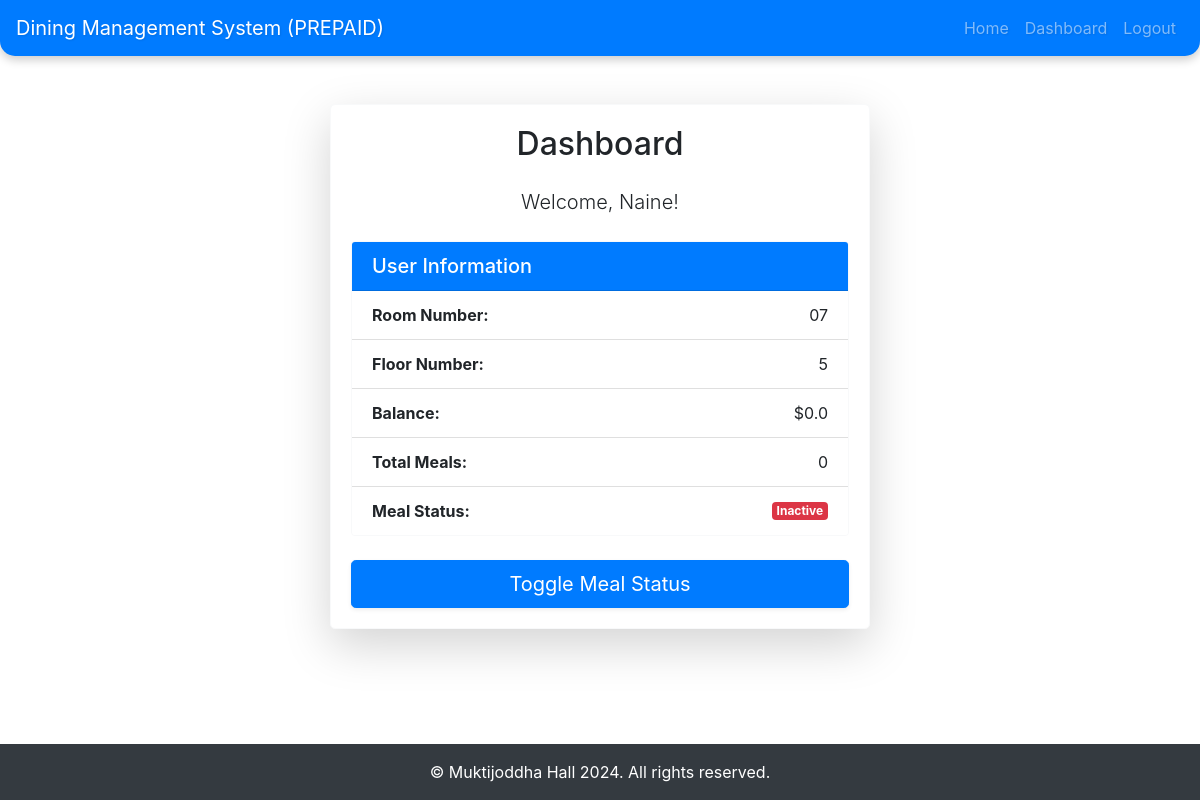
The page /dashboard (signed in) on the database its author committed.
### models.py (models this page shows, shortened)
class User(UserMixin, db.Model):
    id = db.Column(db.Integer, primary_key=True)
    name = db.Column(db.String(100), nullable=False)
    phone = db.Column(db.String(10), unique=True, nullable=False)
    room_number = db.Column(db.String(5), nullable=False)
    floor_number = db.Column(db.String(2), nullable=False)
    balance = db.Column(db.Float, default=0)
    meal_status = db.Column(db.Boolean, default=False)
    total_meals = db.Column(db.Integer, default=0)
    password = db.Column(db.String(150), nullable=False)
    is_admin = db.Column(db.Boolean, default=False)
    is_dining_manager = db.Column(db.Boolean, default=False)

### app.py (the view)
@app.route('/dashboard')
@login_required
def dashboard():
    return render_template('dashboard.html', user=current_user)

### app.py (called while the page is built)
@login_manager.user_loader
def load_user(user_id):
    return User.query.get(int(user_id))

### templates/dashboard.html
{% extends 'base.html' %}
{% block content %}
<div class="container mt-5">
    <div class="row justify-content-center">
        <div class="col-lg-6">
            <div class="card border-light shadow-lg rounded-lg">
                <div class="card-body">
                    <h2 class="card-title mb-4 text-center">Dashboard</h2>
                    <div class="mb-4">
                        <p class="lead text-center">Welcome, {{ user.name }}!</p>
                    </div>
                    <div class="card mb-4 border-light">
                        <div class="card-header bg-primary text-white">
                            <h5 class="mb-0">User Information</h5>
                        </div>
                        <ul class="list-group list-group-flush">
                            <li class="list-group-item d-flex justify-content-between align-items-center">
                                <strong>Room Number:</strong>
                                <span>{{ user.room_number }}</span>
                            </li>
                            <li class="list-group-item d-flex justify-content-between align-items-center">
                                <strong>Floor Number:</strong>
                                <span>{{ user.floor_number }}</span>
                            </li>
                            <li class="list-group-item d-flex justify-content-between align-items-center">
                                <strong>Balance:</strong>
                                <span>${{ user.balance }}</span>
                            </li>
                            <li class="list-group-item d-flex justify-content-between align-items-center">
                                <strong>Total Meals:</strong>
                                <span>{{ user.total_meals }}</span>
                            </li>
                            <li class="list-group-item d-flex justify-content-between align-items-center">
                                <strong>Meal Status:</strong>
                                <span class="badge {{ 'badge-success' if user.meal_status else 'badge-danger' }}">{{ 'Active' if user.meal_status else 'Inactive' }}</span>
                            </li>
                        </ul>
                    </div>
                    <form method="POST" action="{{ url_for('update_meal_status') }}">
                        <button type="submit" class="btn btn-primary btn-lg btn-block shadow-sm">Toggle Meal Status</button>
                    </form>
                </div>
            </div>
        </div>
    </div>
</div>
{% endblock %}

### static/styles.css (style rules this page uses)
body { font-family: Arial, sans-serif; display: flex; flex-direction: column; min-height: 100vh; }
.container { max-width: 1200px; margin: auto; }
.card { border-radius: 10px; }
.card-header { border-bottom: 1px solid #e9ecef; }
.btn-primary { font-size: 1rem; font-weight: 500; }

### rows shown on the page
User: name "Naine", room_number "07", floor_number "5", balance "0.0", total_meals "0", meal_status "Inactive"
